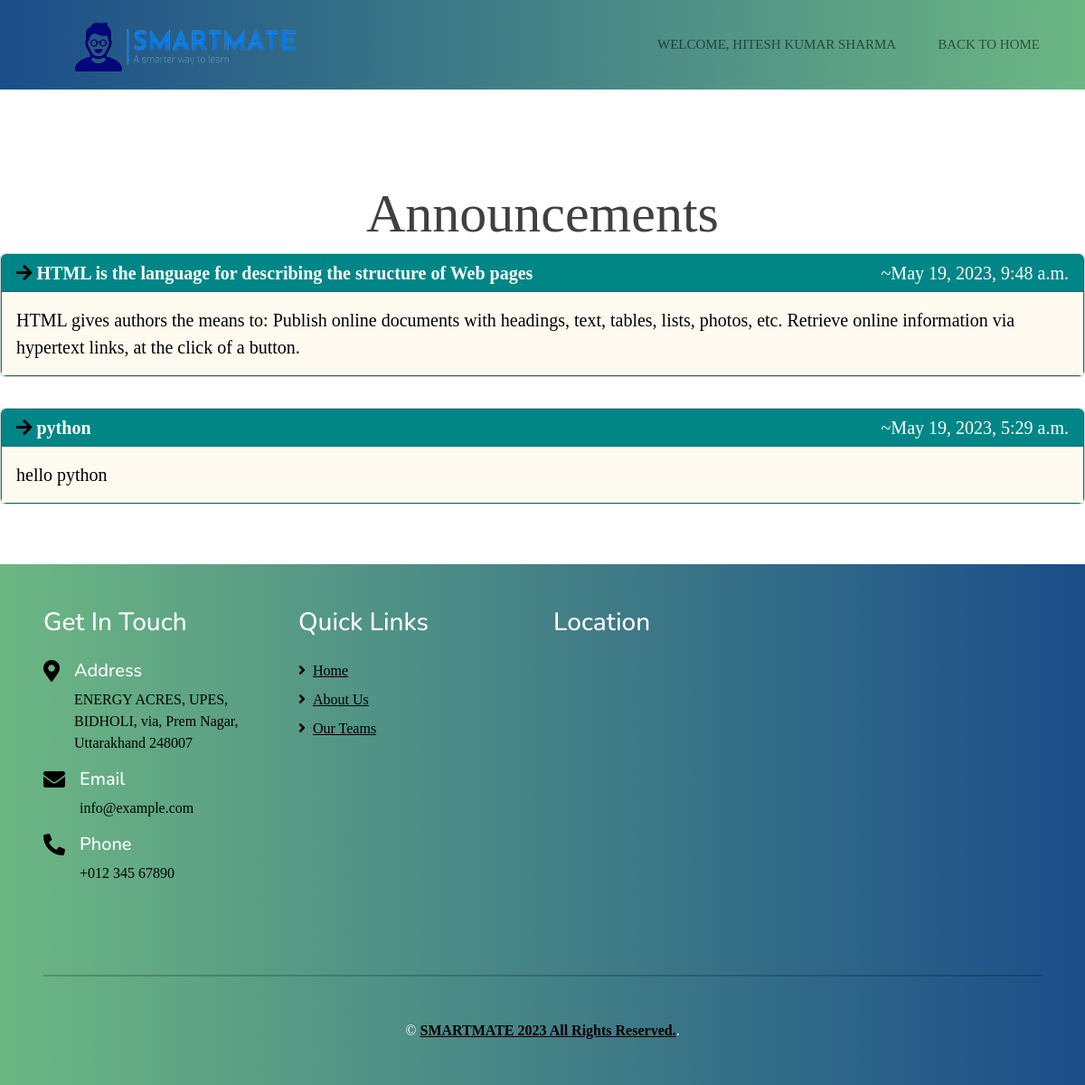
The app's page /view_announcement/ (signed in) with its own data.
### smartmate__1/models.py (models this page shows, shortened)
class Announcement(models.Model):
    ann_id = models.BigAutoField(primary_key=True)
    title = models.TextField(max_length=100)
    desc = models.TextField(max_length=500)
    sub_id_fk = models.ForeignKey(Subject, on_delete=models.CASCADE) #foreign key
    fid_fk = models.ForeignKey(FacultyDetail, on_delete=models.CASCADE) #foreign key
    cid_fk = models.ForeignKey(CourseDetail, null=True,on_delete=models.CASCADE)
    date = models.DateTimeField(auto_now=True)

### smartmate__1/views.py (the view)
# urls.py: path('view_announcement/', views.view_announcement, name='view_announcement'),
def view_announcement(request):
    context = {}
    if request.session['login_type'] in ['faculty', 'student']:
        announcement = Announcement.objects.all().order_by('date')[::-1]
        context = {'announcements': announcement}
    return render(request, 'view_announcement.html',context)

### templates/view_announcement.html (shortened to what this page needs)
{% extends 'new_base.html' %}
{% block content %}
<body>
  <center>
  <h1 style="font-family: Garamond, serif; font-size:60px; color: #404040	">Announcements</h1></center>
    {% for announcement in announcements %}
      <div class="card">
        <div class="card" style="background-color:DarkCyan">
            <h5 class="card-header"style="color: white;font-family: Garamond, serif;"><i class="fa fa-arrow-right" style="color:black;"></i>
              <b>   {{announcement.title}}</b>
              <span style="color: snowwhite;font-size: 20px; float:right;">~{{announcement.date}}</span></h5>
            <div class="card-body" style="background-color:FloralWhite";>
              <p class="card-text"style="color: black; font-size:20px">{{announcement.desc}}</p>
            </div>
          </div>
      </div>
      <hr>
      {% endfor %}
</body>
{% endblock content %}

### static/css/header.css (style rules this page uses)
:root { --primary: #06BBCC; --light: #F0FBFC; --dark: #181d38; }

### records on screen
Announcement: title "HTML is the language for describing the structure of Web pages", date "May 19, 2023, 9:48 a.m.", desc "HTML gives authors the means to: Publish online documents with headings, text, tables, lists, photos, etc. Retrieve online information via hypertext links, at the click of a button."
Announcement: title "python", date "May 19, 2023, 5:29 a.m.", desc "hello python"

### other values on screen
{{ request.session.nm }} "HITESH KUMAR SHARMA"
